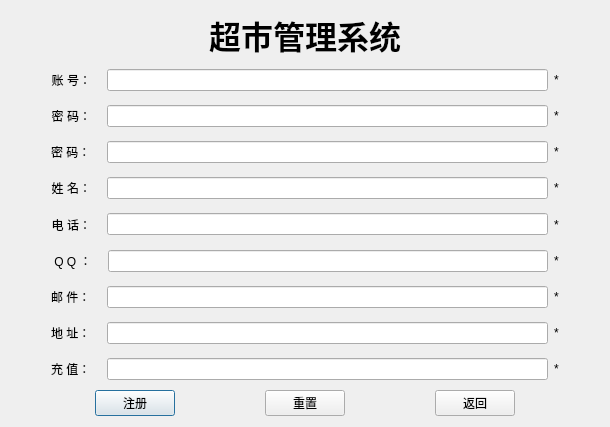
<?xml version="1.0" encoding="UTF-8"?>
<ui version="4.0">
 <class>memberDialog</class>
 <widget class="QDialog" name="memberDialog">
  <property name="geometry">
   <rect>
    <x>0</x>
    <y>0</y>
    <width>610</width>
    <height>427</height>
   </rect>
  </property>
  <property name="windowTitle">
   <string>Dialog</string>
  </property>
  <layout class="QVBoxLayout" name="verticalLayout_2">
   <item>
    <layout class="QVBoxLayout" name="VLwindow">
     <item>
      <layout class="QHBoxLayout" name="HLTitle">
       <item>
        <widget class="QLabel" name="labelTitle">
         <property name="maximumSize">
          <size>
           <width>16777215</width>
           <height>60</height>
          </size>
         </property>
         <property name="font">
          <font>
           <pointsize>24</pointsize>
           <weight>75</weight>
           <bold>true</bold>
          </font>
         </property>
         <property name="text">
          <string>超市管理系统</string>
         </property>
         <property name="alignment">
          <set>Qt::AlignCenter</set>
         </property>
        </widget>
       </item>
      </layout>
     </item>
     <item>
      <layout class="QHBoxLayout" name="HLaccount">
       <item>
        <spacer name="HS4">
         <property name="orientation">
          <enum>Qt::Horizontal</enum>
         </property>
         <property name="sizeType">
          <enum>QSizePolicy::Fixed</enum>
         </property>
         <property name="sizeHint" stdset="0">
          <size>
           <width>40</width>
           <height>20</height>
          </size>
         </property>
        </spacer>
       </item>
       <item>
        <widget class="QLabel" name="labelAccount">
         <property name="maximumSize">
          <size>
           <width>16777215</width>
           <height>50</height>
          </size>
         </property>
         <property name="text">
          <string>账 号：</string>
         </property>
         <property name="alignment">
          <set>Qt::AlignRight|Qt::AlignTrailing|Qt::AlignVCenter</set>
         </property>
        </widget>
       </item>
       <item>
        <spacer name="HS6">
         <property name="orientation">
          <enum>Qt::Horizontal</enum>
         </property>
         <property name="sizeType">
          <enum>QSizePolicy::Fixed</enum>
         </property>
         <property name="sizeHint" stdset="0">
          <size>
           <width>10</width>
           <height>20</height>
          </size>
         </property>
        </spacer>
       </item>
       <item>
        <widget class="QLineEdit" name="lineEditAccount"/>
       </item>
       <item>
        <widget class="QLabel" name="labelStar1">
         <property name="toolTip">
          <string>&lt;html&gt;&lt;head/&gt;&lt;body&gt;&lt;p&gt;加*号的是必须填的&lt;/p&gt;&lt;/body&gt;&lt;/html&gt;</string>
         </property>
         <property name="text">
          <string>*</string>
         </property>
        </widget>
       </item>
       <item>
        <spacer name="HS5">
         <property name="orientation">
          <enum>Qt::Horizontal</enum>
         </property>
         <property name="sizeType">
          <enum>QSizePolicy::Fixed</enum>
         </property>
         <property name="sizeHint" stdset="0">
          <size>
           <width>40</width>
           <height>20</height>
          </size>
         </property>
        </spacer>
       </item>
      </layout>
     </item>
     <item>
      <layout class="QHBoxLayout" name="HLpwd">
       <item>
        <spacer name="HS7">
         <property name="orientation">
          <enum>Qt::Horizontal</enum>
         </property>
         <property name="sizeType">
          <enum>QSizePolicy::Fixed</enum>
         </property>
         <property name="sizeHint" stdset="0">
          <size>
           <width>40</width>
           <height>20</height>
          </size>
         </property>
        </spacer>
       </item>
       <item>
        <widget class="QLabel" name="label">
         <property name="maximumSize">
          <size>
           <width>16777215</width>
           <height>50</height>
          </size>
         </property>
         <property name="text">
          <string>密 码：</string>
         </property>
         <property name="alignment">
          <set>Qt::AlignRight|Qt::AlignTrailing|Qt::AlignVCenter</set>
         </property>
        </widget>
       </item>
       <item>
        <spacer name="HS8">
         <property name="orientation">
          <enum>Qt::Horizontal</enum>
         </property>
         <property name="sizeType">
          <enum>QSizePolicy::Fixed</enum>
         </property>
         <property name="sizeHint" stdset="0">
          <size>
           <width>10</width>
           <height>20</height>
          </size>
         </property>
        </spacer>
       </item>
       <item>
        <widget class="QLineEdit" name="lineEditPwd"/>
       </item>
       <item>
        <widget class="QLabel" name="labelStar2">
         <property name="toolTip">
          <string>&lt;html&gt;&lt;head/&gt;&lt;body&gt;&lt;p&gt;加*号的是必填项&lt;/p&gt;&lt;/body&gt;&lt;/html&gt;</string>
         </property>
         <property name="text">
          <string>*</string>
         </property>
        </widget>
       </item>
       <item>
        <spacer name="HS9">
         <property name="orientation">
          <enum>Qt::Horizontal</enum>
         </property>
         <property name="sizeType">
          <enum>QSizePolicy::Fixed</enum>
         </property>
         <property name="sizeHint" stdset="0">
          <size>
           <width>40</width>
           <height>20</height>
          </size>
         </property>
        </spacer>
       </item>
      </layout>
     </item>
     <item>
      <layout class="QHBoxLayout" name="HLconfim">
       <item>
        <spacer name="HS10">
         <property name="orientation">
          <enum>Qt::Horizontal</enum>
         </property>
         <property name="sizeType">
          <enum>QSizePolicy::Fixed</enum>
         </property>
         <property name="sizeHint" stdset="0">
          <size>
           <width>40</width>
           <height>20</height>
          </size>
         </property>
        </spacer>
       </item>
       <item>
        <widget class="QLabel" name="label_2">
         <property name="maximumSize">
          <size>
           <width>16777215</width>
           <height>50</height>
          </size>
         </property>
         <property name="text">
          <string>密 码：</string>
         </property>
         <property name="alignment">
          <set>Qt::AlignJustify|Qt::AlignVCenter</set>
         </property>
        </widget>
       </item>
       <item>
        <spacer name="HS11">
         <property name="orientation">
          <enum>Qt::Horizontal</enum>
         </property>
         <property name="sizeType">
          <enum>QSizePolicy::Fixed</enum>
         </property>
         <property name="sizeHint" stdset="0">
          <size>
           <width>10</width>
           <height>20</height>
          </size>
         </property>
        </spacer>
       </item>
       <item>
        <widget class="QLineEdit" name="lineEditConfirm"/>
       </item>
       <item>
        <widget class="QLabel" name="labelStar3">
         <property name="toolTip">
          <string>&lt;html&gt;&lt;head/&gt;&lt;body&gt;&lt;p&gt;加*号的是必填项&lt;/p&gt;&lt;/body&gt;&lt;/html&gt;</string>
         </property>
         <property name="text">
          <string>*</string>
         </property>
        </widget>
       </item>
       <item>
        <spacer name="HS12">
         <property name="orientation">
          <enum>Qt::Horizontal</enum>
         </property>
         <property name="sizeType">
          <enum>QSizePolicy::Fixed</enum>
         </property>
         <property name="sizeHint" stdset="0">
          <size>
           <width>40</width>
           <height>20</height>
          </size>
         </property>
        </spacer>
       </item>
      </layout>
     </item>
     <item>
      <layout class="QHBoxLayout" name="HLname">
       <item>
        <spacer name="HS13">
         <property name="orientation">
          <enum>Qt::Horizontal</enum>
         </property>
         <property name="sizeType">
          <enum>QSizePolicy::Fixed</enum>
         </property>
         <property name="sizeHint" stdset="0">
          <size>
           <width>40</width>
           <height>20</height>
          </size>
         </property>
        </spacer>
       </item>
       <item>
        <widget class="QLabel" name="label_3">
         <property name="maximumSize">
          <size>
           <width>16777215</width>
           <height>50</height>
          </size>
         </property>
         <property name="text">
          <string>姓 名：</string>
         </property>
         <property name="alignment">
          <set>Qt::AlignRight|Qt::AlignTrailing|Qt::AlignVCenter</set>
         </property>
        </widget>
       </item>
       <item>
        <spacer name="HS14">
         <property name="orientation">
          <enum>Qt::Horizontal</enum>
         </property>
         <property name="sizeType">
          <enum>QSizePolicy::Fixed</enum>
         </property>
         <property name="sizeHint" stdset="0">
          <size>
           <width>10</width>
           <height>20</height>
          </size>
         </property>
        </spacer>
       </item>
       <item>
        <widget class="QLineEdit" name="lineEditName"/>
       </item>
       <item>
        <widget class="QLabel" name="labelStar4">
         <property name="text">
          <string>*</string>
         </property>
        </widget>
       </item>
       <item>
        <spacer name="HS15">
         <property name="orientation">
          <enum>Qt::Horizontal</enum>
         </property>
         <property name="sizeType">
          <enum>QSizePolicy::Fixed</enum>
         </property>
         <property name="sizeHint" stdset="0">
          <size>
           <width>40</width>
           <height>20</height>
          </size>
         </property>
        </spacer>
       </item>
      </layout>
     </item>
     <item>
      <layout class="QHBoxLayout" name="HLphone">
       <item>
        <spacer name="HS16">
         <property name="orientation">
          <enum>Qt::Horizontal</enum>
         </property>
         <property name="sizeType">
          <enum>QSizePolicy::Fixed</enum>
         </property>
         <property name="sizeHint" stdset="0">
          <size>
           <width>40</width>
           <height>20</height>
          </size>
         </property>
        </spacer>
       </item>
       <item>
        <widget class="QLabel" name="label_4">
         <property name="maximumSize">
          <size>
           <width>16777215</width>
           <height>50</height>
          </size>
         </property>
         <property name="text">
          <string>电 话：</string>
         </property>
         <property name="alignment">
          <set>Qt::AlignRight|Qt::AlignTrailing|Qt::AlignVCenter</set>
         </property>
        </widget>
       </item>
       <item>
        <spacer name="HS17">
         <property name="orientation">
          <enum>Qt::Horizontal</enum>
         </property>
         <property name="sizeType">
          <enum>QSizePolicy::Fixed</enum>
         </property>
         <property name="sizeHint" stdset="0">
          <size>
           <width>10</width>
           <height>20</height>
          </size>
         </property>
        </spacer>
       </item>
       <item>
        <widget class="QLineEdit" name="lineEditPhone"/>
       </item>
       <item>
        <widget class="QLabel" name="labelStar5">
         <property name="text">
          <string>*</string>
         </property>
        </widget>
       </item>
       <item>
        <spacer name="HS18">
         <property name="orientation">
          <enum>Qt::Horizontal</enum>
         </property>
         <property name="sizeType">
          <enum>QSizePolicy::Fixed</enum>
         </property>
         <property name="sizeHint" stdset="0">
          <size>
           <width>40</width>
           <height>20</height>
          </size>
         </property>
        </spacer>
       </item>
      </layout>
     </item>
     <item>
      <layout class="QHBoxLayout" name="HLqq">
       <item>
        <spacer name="HS19">
         <property name="orientation">
          <enum>Qt::Horizontal</enum>
         </property>
         <property name="sizeType">
          <enum>QSizePolicy::Fixed</enum>
         </property>
         <property name="sizeHint" stdset="0">
          <size>
           <width>40</width>
           <height>20</height>
          </size>
         </property>
        </spacer>
       </item>
       <item>
        <widget class="QLabel" name="label_5">
         <property name="maximumSize">
          <size>
           <width>16777215</width>
           <height>50</height>
          </size>
         </property>
         <property name="text">
          <string> Q Q ：</string>
         </property>
         <property name="alignment">
          <set>Qt::AlignJustify|Qt::AlignVCenter</set>
         </property>
        </widget>
       </item>
       <item>
        <spacer name="HS20">
         <property name="orientation">
          <enum>Qt::Horizontal</enum>
         </property>
         <property name="sizeType">
          <enum>QSizePolicy::Fixed</enum>
         </property>
         <property name="sizeHint" stdset="0">
          <size>
           <width>10</width>
           <height>20</height>
          </size>
         </property>
        </spacer>
       </item>
       <item>
        <widget class="QLineEdit" name="lineEditQQ"/>
       </item>
       <item>
        <widget class="QLabel" name="labelStar6">
         <property name="text">
          <string>*</string>
         </property>
        </widget>
       </item>
       <item>
        <spacer name="HS21">
         <property name="orientation">
          <enum>Qt::Horizontal</enum>
         </property>
         <property name="sizeType">
          <enum>QSizePolicy::Fixed</enum>
         </property>
         <property name="sizeHint" stdset="0">
          <size>
           <width>40</width>
           <height>20</height>
          </size>
         </property>
        </spacer>
       </item>
      </layout>
     </item>
     <item>
      <layout class="QHBoxLayout" name="HLmail">
       <item>
        <spacer name="HS22">
         <property name="orientation">
          <enum>Qt::Horizontal</enum>
         </property>
         <property name="sizeType">
          <enum>QSizePolicy::Fixed</enum>
         </property>
         <property name="sizeHint" stdset="0">
          <size>
           <width>40</width>
           <height>20</height>
          </size>
         </property>
        </spacer>
       </item>
       <item>
        <widget class="QLabel" name="label_6">
         <property name="maximumSize">
          <size>
           <width>16777215</width>
           <height>50</height>
          </size>
         </property>
         <property name="text">
          <string>邮 件：</string>
         </property>
        </widget>
       </item>
       <item>
        <spacer name="HS23">
         <property name="orientation">
          <enum>Qt::Horizontal</enum>
         </property>
         <property name="sizeType">
          <enum>QSizePolicy::Fixed</enum>
         </property>
         <property name="sizeHint" stdset="0">
          <size>
           <width>10</width>
           <height>20</height>
          </size>
         </property>
        </spacer>
       </item>
       <item>
        <widget class="QLineEdit" name="lineEditMail"/>
       </item>
       <item>
        <widget class="QLabel" name="labelStar7">
         <property name="text">
          <string>*</string>
         </property>
        </widget>
       </item>
       <item>
        <spacer name="HS24">
         <property name="orientation">
          <enum>Qt::Horizontal</enum>
         </property>
         <property name="sizeType">
          <enum>QSizePolicy::Fixed</enum>
         </property>
         <property name="sizeHint" stdset="0">
          <size>
           <width>40</width>
           <height>20</height>
          </size>
         </property>
        </spacer>
       </item>
      </layout>
     </item>
     <item>
      <layout class="QHBoxLayout" name="HLaddress">
       <item>
        <spacer name="HS25">
         <property name="orientation">
          <enum>Qt::Horizontal</enum>
         </property>
         <property name="sizeType">
          <enum>QSizePolicy::Fixed</enum>
         </property>
         <property name="sizeHint" stdset="0">
          <size>
           <width>40</width>
           <height>20</height>
          </size>
         </property>
        </spacer>
       </item>
       <item>
        <widget class="QLabel" name="label_7">
         <property name="maximumSize">
          <size>
           <width>16777215</width>
           <height>50</height>
          </size>
         </property>
         <property name="text">
          <string>地 址：</string>
         </property>
        </widget>
       </item>
       <item>
        <spacer name="HS26">
         <property name="orientation">
          <enum>Qt::Horizontal</enum>
         </property>
         <property name="sizeType">
          <enum>QSizePolicy::Fixed</enum>
         </property>
         <property name="sizeHint" stdset="0">
          <size>
           <width>10</width>
           <height>20</height>
          </size>
         </property>
        </spacer>
       </item>
       <item>
        <widget class="QLineEdit" name="lineEditAddress"/>
       </item>
       <item>
        <widget class="QLabel" name="labelStar8">
         <property name="text">
          <string>*</string>
         </property>
        </widget>
       </item>
       <item>
        <spacer name="HS27">
         <property name="orientation">
          <enum>Qt::Horizontal</enum>
         </property>
         <property name="sizeType">
          <enum>QSizePolicy::Fixed</enum>
         </property>
         <property name="sizeHint" stdset="0">
          <size>
           <width>40</width>
           <height>20</height>
          </size>
         </property>
        </spacer>
       </item>
      </layout>
     </item>
     <item>
      <layout class="QHBoxLayout" name="horizontalLayout">
       <item>
        <spacer name="horizontalSpacer_4">
         <property name="orientation">
          <enum>Qt::Horizontal</enum>
         </property>
         <property name="sizeType">
          <enum>QSizePolicy::Fixed</enum>
         </property>
         <property name="sizeHint" stdset="0">
          <size>
           <width>40</width>
           <height>20</height>
          </size>
         </property>
        </spacer>
       </item>
       <item>
        <widget class="QLabel" name="labelAdminNumber">
         <property name="text">
          <string>充 值：</string>
         </property>
        </widget>
       </item>
       <item>
        <spacer name="horizontalSpacer_5">
         <property name="orientation">
          <enum>Qt::Horizontal</enum>
         </property>
         <property name="sizeType">
          <enum>QSizePolicy::Fixed</enum>
         </property>
         <property name="sizeHint" stdset="0">
          <size>
           <width>10</width>
           <height>20</height>
          </size>
         </property>
        </spacer>
       </item>
       <item>
        <widget class="QLineEdit" name="lineEditMoney"/>
       </item>
       <item>
        <widget class="QLabel" name="labelStar9">
         <property name="toolTip">
          <string>&lt;html&gt;&lt;head/&gt;&lt;body&gt;&lt;p&gt;红色星号代表该项是必填项&lt;/p&gt;&lt;/body&gt;&lt;/html&gt;</string>
         </property>
         <property name="text">
          <string>*</string>
         </property>
        </widget>
       </item>
       <item>
        <spacer name="horizontalSpacer_6">
         <property name="orientation">
          <enum>Qt::Horizontal</enum>
         </property>
         <property name="sizeType">
          <enum>QSizePolicy::Fixed</enum>
         </property>
         <property name="sizeHint" stdset="0">
          <size>
           <width>40</width>
           <height>20</height>
          </size>
         </property>
        </spacer>
       </item>
      </layout>
     </item>
     <item>
      <layout class="QHBoxLayout" name="HLbtn">
       <item>
        <spacer name="HS1">
         <property name="orientation">
          <enum>Qt::Horizontal</enum>
         </property>
         <property name="sizeHint" stdset="0">
          <size>
           <width>40</width>
           <height>20</height>
          </size>
         </property>
        </spacer>
       </item>
       <item>
        <widget class="QPushButton" name="pushButtonReg">
         <property name="text">
          <string>注册</string>
         </property>
        </widget>
       </item>
       <item>
        <spacer name="HS2">
         <property name="orientation">
          <enum>Qt::Horizontal</enum>
         </property>
         <property name="sizeHint" stdset="0">
          <size>
           <width>40</width>
           <height>20</height>
          </size>
         </property>
        </spacer>
       </item>
       <item>
        <widget class="QPushButton" name="pushButtonClear">
         <property name="text">
          <string>重置</string>
         </property>
        </widget>
       </item>
       <item>
        <spacer name="HS3">
         <property name="orientation">
          <enum>Qt::Horizontal</enum>
         </property>
         <property name="sizeHint" stdset="0">
          <size>
           <width>40</width>
           <height>20</height>
          </size>
         </property>
        </spacer>
       </item>
       <item>
        <widget class="QPushButton" name="pushButtonReturn">
         <property name="text">
          <string>返回</string>
         </property>
        </widget>
       </item>
       <item>
        <spacer name="HS31">
         <property name="orientation">
          <enum>Qt::Horizontal</enum>
         </property>
         <property name="sizeHint" stdset="0">
          <size>
           <width>40</width>
           <height>20</height>
          </size>
         </property>
        </spacer>
       </item>
      </layout>
     </item>
    </layout>
   </item>
  </layout>
 </widget>
 <resources/>
 <connections/>
</ui>
